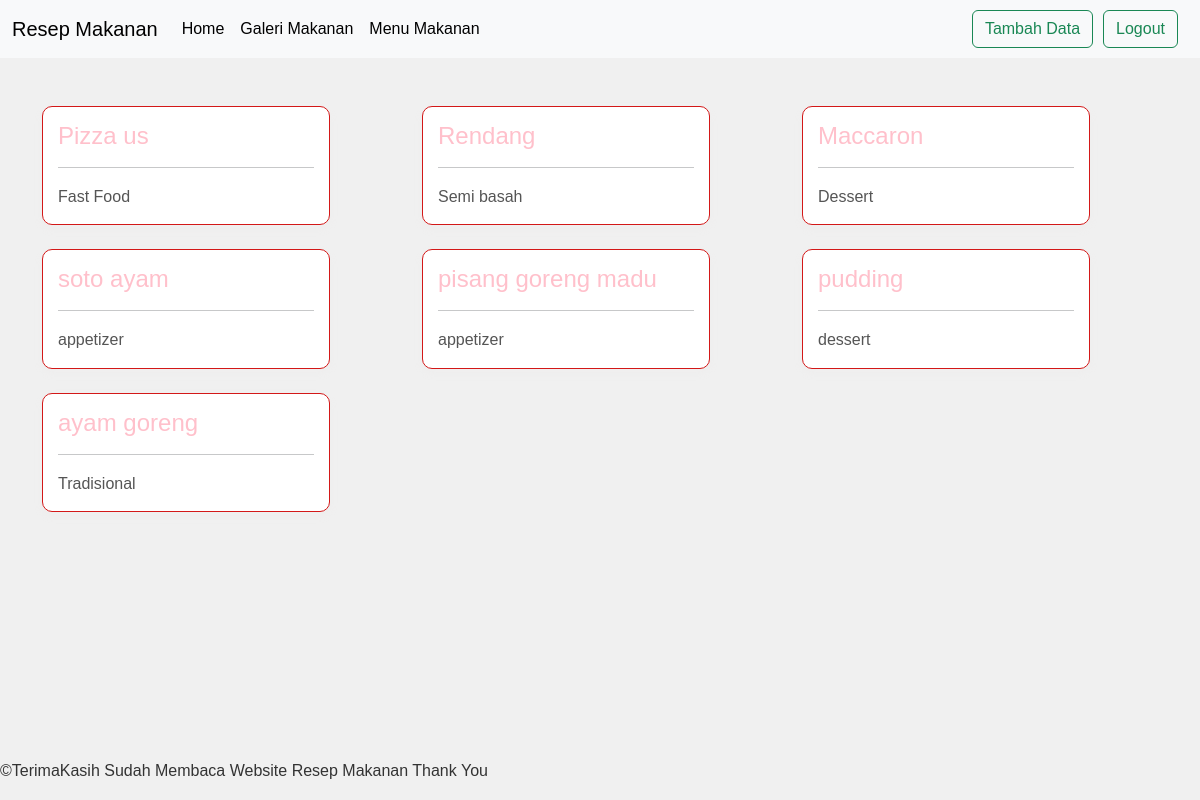
Screenshot of / (signed in) with the database file from the repository.
### tables this page shows
CREATE TABLE `tb_menu_makanan` (
  `id_makanan` int(11) NOT NULL,
  `nama_makanan` text NOT NULL,
  `jenis_makanan` text NOT NULL
);

### connection.php (called while the page is built)
<?php
$hostname = 'localhost';
$user = 'root';
$password = '';
$db_name = 'resep_makanan';
$connection = mysqli_connect($hostname, $user, $password, $db_name);
function myquery($query)
{
    global $connection;
    $result = mysqli_query($connection, $query);
    $rows = [];
    while ($row = mysqli_fetch_assoc($result)) {
        $rows[] = $row;
    }
    return $rows;
}
?>

### index.php (the view, shortened to what this page needs)
<?php
require 'connection.php';
$data = myquery(query: "SELECT * FROM tb_menu_makanan");
?>
<!DOCTYPE html>
<html lang="en">
<head>
  <link rel="stylesheet" href="https://cdn.jsdelivr.net/npm/bootstrap@5.3.3/dist/css/bootstrap.min.css">
  <link rel="stylesheet" href="style.css">
  <link rel="stylesheet" href="fontawesome-free-6.6.0-web/fontawesome-free-6.6.0-web/css/all.min.css">
</head>
<body class="d-flex flex-column min-vh-100">
  <nav class="navbar navbar-expand-lg bg-body-tertiary">
    <div class="container-fluid">
      <a class="navbar-brand" href="#">Resep Makanan</a>
      <div class="collapse navbar-collapse" id="navbarSupportedContent">
        <ul class="navbar-nav me-auto mb-2 mb-lg-0">
          <li class="nav-item">
            <a class="nav-link active" aria-current="page" href="Home.php">Home</a>
          </li>
          <li class="nav-item">
            <a class="nav-link active" aria-current="page" href="#">Galeri Makanan</a>
          </li>
          <li class="nav-item">
            <a class="nav-link active" aria-current="page" href="menu_makanan.php">Menu Makanan</a>
          </li>
        </ul>
        <form class="d-flex" role="search">
          <a href="menu_makanan.php" class="btn btn-outline-success" type="submit">Tambah Data</a>
          <a href="logout.php" class="btn btn-outline-success" type="submit">Logout</a>
        </form>
      </div>
    </div>
  </nav>
  <div class="container my-5">
    <div class="row">
      <?php foreach ($data as $row): ?>
        <div class="col-lg-4 mb-4">
          <div class="card" style="width: 18rem;">
            <div class="card-body">
              <h5 class="card-title"><?= htmlspecialchars($row['nama_makanan']); ?></h5>
              <hr>
              <p class="card-text"><?= htmlspecialchars($row['jenis_makanan']); ?></p>
            </div>
          </div>
        </div>
      <?php endforeach; ?>
    </div>
  </div>
  <footer class="my-footer mt-auto">
    <marquee>
      <address> &copy;TerimaKasih Sudah Membaca Website Resep Makanan Thank You </address>
    </marquee>
  </footer>
</body>
</html>

### style.css (style rules this page uses)
body { display: flex; flex-direction: column; height: 100vh; margin: 0; font-family: Arial, sans-serif; background-color: red; }
body { font-family: Arial, sans-serif; background-color: #f0f0f0; color: #333; line-height: 1.6; margin: 0; padding: 0; }
p { font-size: 1.2em; margin: 10px 0; }
.card { width: 300px; border: 1px solid #d31818; border-radius: 10px; overflow: hidden; box-shadow: 0 4px 8px rgba(238, 230, 230, 0.1); transition: transform 0.3s; }
.card-body { padding: 15px; }
.card-title { font-size: 1.5em; margin-bottom: 10px; }
.card-text { font-size: 1em; color: #555; margin-bottom: 15px; }
.btn { margin-right: 10px; }

### index.php (style rules this page uses)
.card-title { color: pink; font-size: 1.5em; }
.btn:not(:last-child) { margin-right: 10px; }

### rows the page displays
tb_menu_makanan: nama_makanan "Pizza us", jenis_makanan "Fast Food"
tb_menu_makanan: nama_makanan "Rendang", jenis_makanan "Semi basah"
tb_menu_makanan: nama_makanan "Maccaron", jenis_makanan "Dessert"
tb_menu_makanan: nama_makanan "soto ayam", jenis_makanan "appetizer"
tb_menu_makanan: nama_makanan "pisang goreng madu", jenis_makanan "appetizer"
tb_menu_makanan: nama_makanan "pudding", jenis_makanan "dessert"
tb_menu_makanan: nama_makanan "ayam goreng", jenis_makanan "Tradisional"
